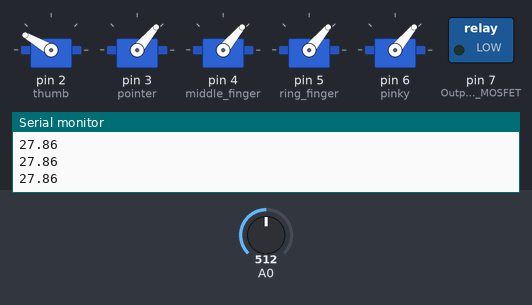
The sketch below on a simulated Arduino Uno, built with avr-gcc and run on an emulated ATmega328P. Shown: 5 × servo, switched loads named in the sketch (green lamp = pin HIGH), the last lines printed to the serial monitor. The test bench sets the inputs (shaded band); at power-on: A0 = 512. Pins used as bus, display or sensor lines are not drawn.

Above: at 6.2 s.
6.3 s: A0 set to 119
8.2 s: A0 set to 98
At 8.9 s:
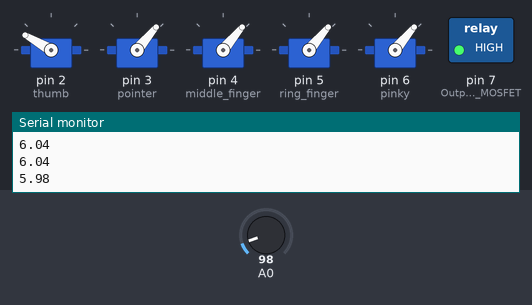
Timing chart, 0 to 11.2 s (numbered marks = the images above; inputs shaded):
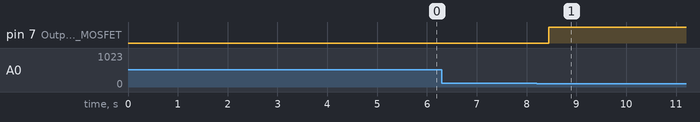

The sketch:

robot_hand_MCP41010.ino
```cpp
#include <Servo.h>
#include <SPI.h>
#include <Smoothed.h>   // Include the library

byte address = 0x11; // 0B00010001
int CS= 10;

int pot_value;

char data;     // Varriabel for reading incoming byte over serial port
char res[100]; // Character array for storing read bytes
int i;         // Varriable for incrementing char array index

bool relay;

Servo thumb;
Servo pointer;
Servo middle_finger;
Servo ring_finger;
Servo pinky;


Smoothed <int> voltage;
float smoothedVoltageValueAvg;

float v_max = 6.0;   //  4.8v to 6v is a valide serov voltage range for readbacks to keep the output Enabled.
float v_low = 4.8;   //

void setup()
{
  pinMode(7, OUTPUT);       // Output Relay or MOSFET
  digitalWrite(7, LOW);     // Output Off

  voltage.begin(SMOOTHED_AVERAGE, 100);
  voltage.clear();

  pinMode (CS, OUTPUT);
  SPI.begin();
  Serial.begin(9600);

  servo_finger_attach();
  default_fingers_close();


  pot_value = 27; /// will set PSU to 5V
  digitalPotWrite(pot_value);

  relay = false;

  delay(5000);   // give a 5 second delay for the Power supply to settle down to voltage set point

  //digitalWrite(7, HIGH);
}

void loop()
{
  digitalPotWrite(pot_value);
  int v_value = analogRead(A0);

  // Add the new value to both sensor value stores
  voltage.add(v_value);

  // Get the smoothed values
  smoothedVoltageValueAvg = voltage.get() * 0.0544086021505376;


  Serial.println(smoothedVoltageValueAvg);

  if(smoothedVoltageValueAvg >= v_low && smoothedVoltageValueAvg <= v_max)
  {
   digitalWrite(7, HIGH);
   relay = true;
   //Serial.println("valid");
  }
  else
  {
   digitalWrite(7, LOW);
   relay = false;
   //Serial.println("not valid");
  }

  if(relay == true)
  {
  do_serial();

  String r(res);

  do_fingers(r);
  }

}


void servo_finger_attach()
{
  thumb.attach(2);
  pointer.attach(3);
  middle_finger.attach(4);
  ring_finger.attach(5);
  pinky.attach(6);
}


void default_fingers_close()
{
 thumb.write(150); // close
 pointer.write(50); // close
 middle_finger.write(50); // close
 ring_finger.write(50); // close
 pinky.write(50); // close

 delay(10);
}


void default_fingers_open()
{
 thumb.write(50); // close
 pointer.write(150); // close
 middle_finger.write(150); // close
 ring_finger.write(150); // close
 pinky.write(150); // close

 delay(10);
}


void do_serial()
{

  i=0;
  while( data!='$')
  {
    while(Serial.available())
    {
      data=Serial.read();
      res[i]=data;
      i++;
    }
  }
  data=0;

}


void do_fingers(String r)
{
  ////////  THUMB   //////////////////////////

    if(r[0] == '1')
    {
      thumb.write(50);   //open
      delay(10);
    }

    if(r[0] == '0')
    {
      thumb.write(150);   //close
      delay(10);
    }

////////////////////////////////////////////


////////   POINTER  ////////////////////////

    if(r[3] == '1')
    {
      pointer.write(150); // open
      delay(10);
    }

    if(r[3] == '0')
    {
      pointer.write(50); // close
      delay(10);
    }

////////////////////////////////////////////


////////   MIDDLE FINGER  //////////////////

    if(r[6] == '1')
    {
      middle_finger.write(150); // open
      delay(10);
    }

    if(r[6] == '0')
    {
      middle_finger.write(50); // close
      delay(10);
    }

///////////////////////////////////////////


////////   RING FINGER  //////////////////

    if(r[9] == '1')
    {
      ring_finger.write(150); // open
      delay(10);
    }

    if(r[9] == '0')
    {
      ring_finger.write(50); // close
      delay(10);
    }

///////////////////////////////////////////


//////////   Pinky  //////////////////////

    if(r[12] == '1')
    {
      pinky.write(150); // open
      delay(15);
    }

    if(r[12] == '0')
    {
      pinky.write(50); // close
      delay(15);
    }

///////////////////////////////////////////
}


int digitalPotWrite(int value)
{
   digitalWrite(CS,LOW); // select the chip
   SPI.transfer(address); // command byte
   SPI.transfer(value); // data byte
   digitalWrite(CS,HIGH); // de-select the chip
}
```

Measured:
- the behaviour switches between 111 and 110 on A0 (found by bisection; images 0 and 1)
- after the input at 8.2 s, pin 7 (Output_Relay_or_MOSFET): LOW → HIGH after 0.24 s
